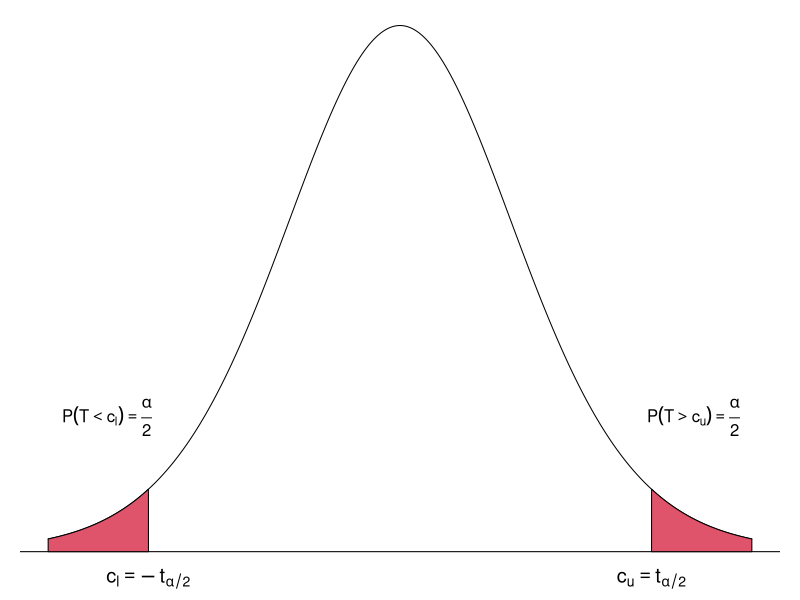
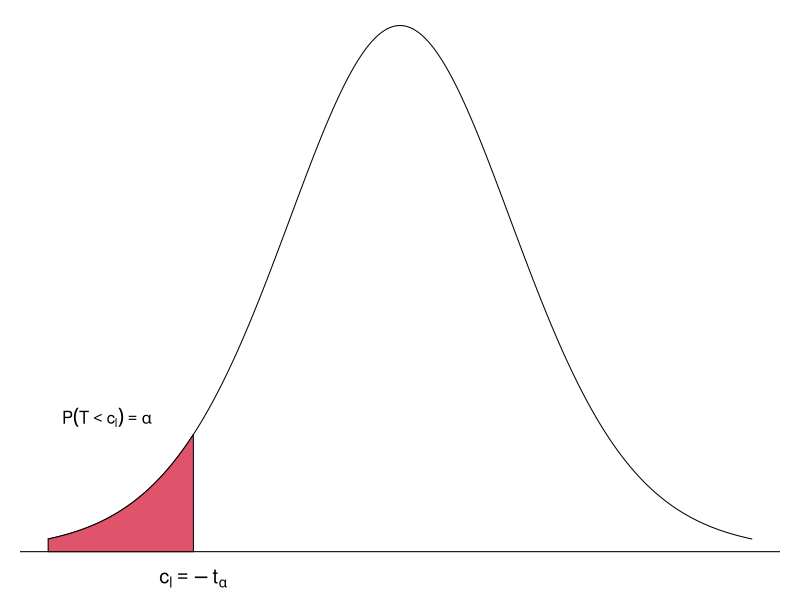
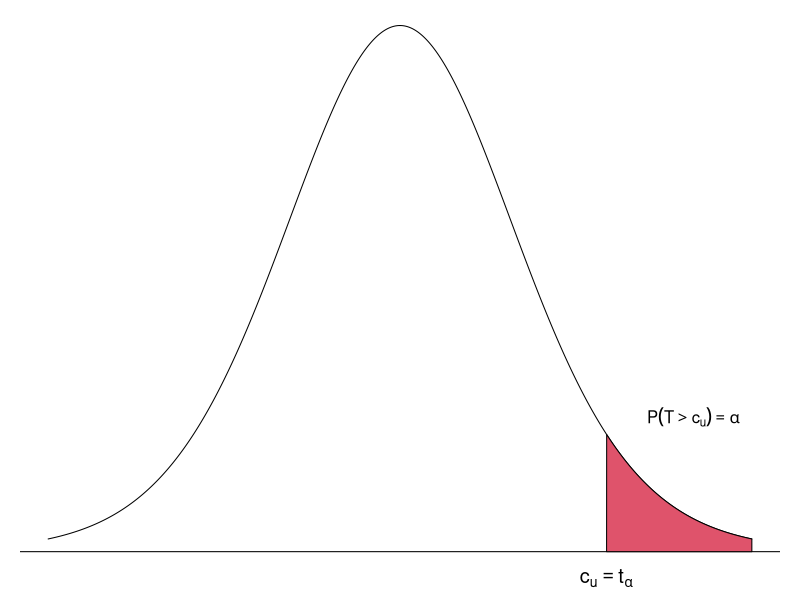

Write the R code that produced these figures, in order.
#그림 6-5의 세 개의 그림을 각각 그립니다.
par(mar=c(0,1,1,1))
#양쪽검정
x <- seq(-3, 3, by=0.001)
y <- dt(x, df=14)
plot(x, y, type="l", axes=F, ylim=c(-0.02, 0.38), main="", xlab="", ylab="")
abline(h=0)
alpha <- 0.05
ul <- qt(1-(alpha/2), df=14)
ll <- -ul
polygon(c(-3, x[x<ll], ll), c(0, y[x<ll], 0), col=2)
polygon(c(ul, x[x>ul], 3), c(0, y[x>ul], 0), col=2)
text(-2.5, 0.1, expression(plain(P)(T<c[l]) == over(alpha, 2)))
text(2.5, 0.1, expression(plain(P)(T>c[u]) == over(alpha, 2)))
text(ll, -0.02, expression(c[l]==-t[alpha / 2]), cex=1.2)
text(ul, -0.02, expression(c[u]==t[alpha / 2]), cex=1.2)


# (왼쪽) 한쪽검정
x <- seq(-3, 3, by=0.001)
y <- dt(x, df=14)
plot(x, y, type="l", axes=F, ylim=c(-0.02, 0.38), main="", xlab="", ylab="")
abline(h=0)
alpha <- 0.05
ll <- qt(alpha, df=14)
polygon(c(-3, x[x<ll], ll), c(0, y[x<ll], 0), col=2)
text(-2.5, 0.1, expression(plain(P)(T<c[l]) == alpha))
text(ll, -0.02, expression(c[l]==-t[alpha]), cex=1.2)



# (오른쪽) 한쪽검정
x <- seq(-3, 3, by=0.001)
y <- dt(x, df=14)
plot(x, y, type="l", axes=F, ylim=c(-0.02, 0.38), main="", xlab="", ylab="")
abline(h=0)
alpha <- 0.05
ul <- qt(1-alpha, df=14)
polygon(c(ul, x[x>ul], 3), c(0, y[x>ul], 0), col=2)
text(2.5, 0.1, expression(plain(P)(T>c[u]) == alpha))
text(ul, -0.02, expression(c[u]==t[alpha]), cex=1.2)